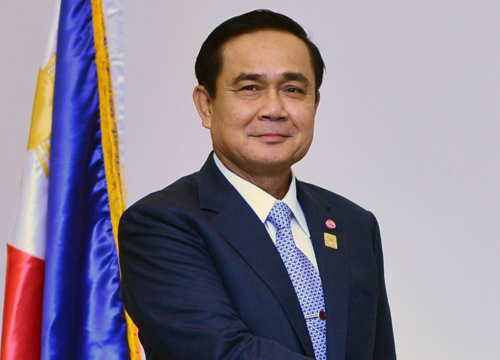
#> input picture Python_CODE_Image_Processing/Tu.jpg, 500 x 360 px, found by its file name
$ python Blur.py
#> lines starting #> are read from the running program, lines starting #| are printed output that depends on the picture
import cv2
import numpy as np

from matplotlib import pyplot as plt

print("START")

img = cv2.imread('tu.jpg')
#> img is the input picture: shape (360, 500, 3); mean B, G, R 144.4, 129, 138.4

#Blur using 2D convolution
kernel1 = np.ones((5, 5), np.float32) / 25  #create kernel 5x5 and assign '1' and divided by 25
avgImg = cv2.filter2D(img, -1, kernel1)
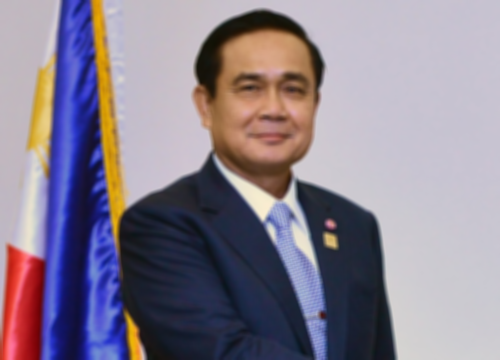
#> avgImg: shape (360, 500, 3); mean B, G, R 144.4, 129, 138.4
kernel2 = np.array([[1,2,1],[2,4,2],[1,2,1]])/16  #create custom array
avgImg2 = cv2.filter2D(img,-1,kernel2)

#Blur using OpenCV MedianBlur function by kernel 5x5
median = cv2.medianBlur(img, 5)

#Bilateral Filtering
BilatImg = cv2.bilateralFilter(img, 9, 75, 75)
"""
#show image using opencv imshow
cv2.imshow('Frame', img)
cv2.imshow('Median',median)
cv2.imshow('Average',avgImg)
cv2.imshow('Bilateral Filtering',BilatImg)
"""
cv2.imshow('original',img)
plt.subplot(222), plt.imshow(cv2.cvtColor(avgImg2,cv2.COLOR_BGR2RGB)), plt.title('Averaging2')
plt.xticks([]), plt.yticks([])
plt.subplot(223), plt.imshow(cv2.cvtColor(median,cv2.COLOR_BGR2RGB)), plt.title('MedianBlur')
plt.xticks([]), plt.yticks([])
plt.subplot(221), plt.imshow(cv2.cvtColor(avgImg,cv2.COLOR_BGR2RGB)), plt.title('Averaging')
plt.xticks([]), plt.yticks([])
plt.subplot(224), plt.imshow(cv2.cvtColor(BilatImg,cv2.COLOR_BGR2RGB)), plt.title('Bilateral Filtering')
plt.xticks([]), plt.yticks([])
plt.show()
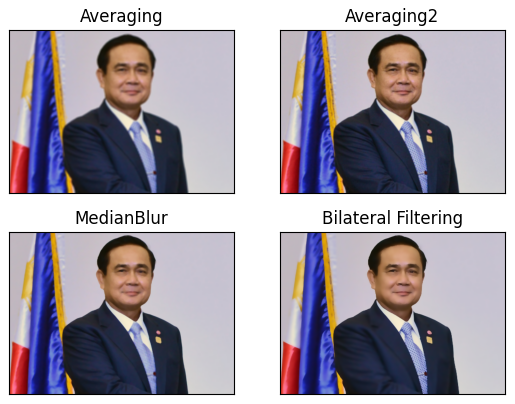
#> figure drawn by matplotlib, 4 panels

#wait any key to continue
cv2.waitKey()
